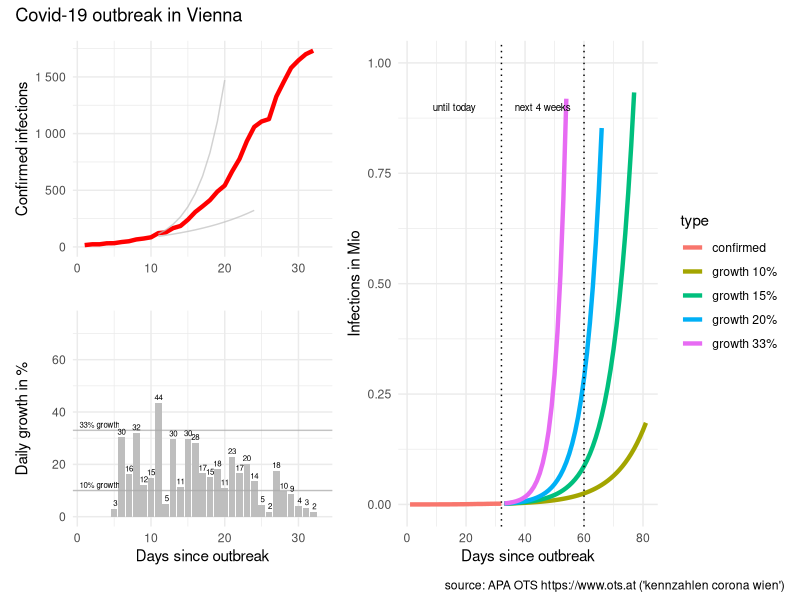
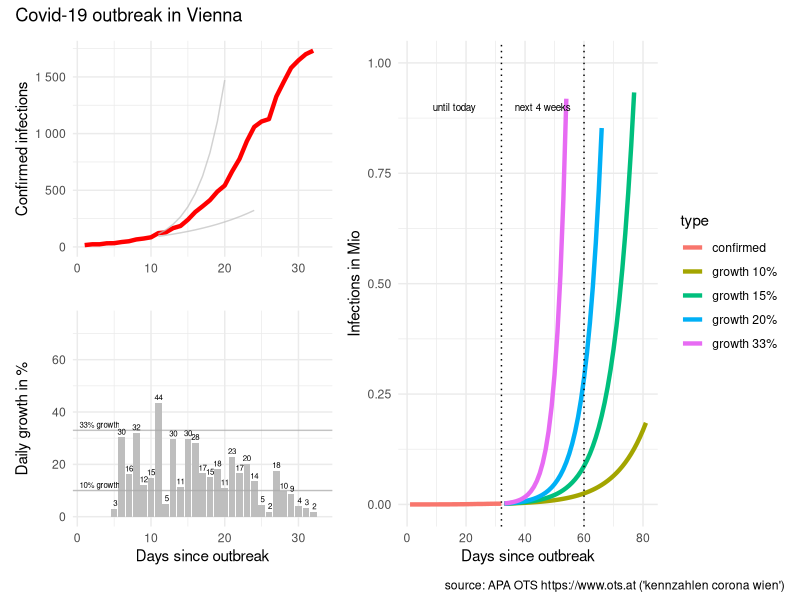

These figures' R source, in order:
# packages
library(tidyverse)
library(scales)
library(patchwork)

# reported infections
# source: APA OTS (https://www.ots.at)
# keywords: "kennzahlen corona wien"
infected <- c(
   16, #"2020-03-05"
   23, #"2020-03-06"
   23, #"2020-03-07"
   32, #"2020-03-08"
   33, #"2020-03-09"
   43, #"2020-03-10"
   50, #"2020-03-11"
   66, #"2020-03-12"
   74, #"2020-03-13"
   85, #"2020-03-14"
  122, #"2020-03-15"
  128, #"2020-03-16"
  166, #"2020-03-17"
  185, #"2020-03-18"
  240, #"2020-03-19"
  308, #"2020-03-20"
  359, #"2020-03-21"
  413, #"2020-03-22"
  488, #"2020-03-23"
  542, #"2020-03-24"
  666, #"2020-03-25"
  776, #"2020-03-26"
  933, #"2020-03-27"
 1059, #"2020-03-28"
 1107, #"2020-03-29"
 1128, #"2020-03-30"
 1327, #"2020-03-31"
 1456, #"2020-04-01"
 1580, #"2020-04-02"
 1646, #"2020-04-03"
 1701, #"2020-04-04"
 1732
)

# prepare data
data <- tibble(infected = infected)

data <- data %>% 
  mutate(type = "confirmed",
         day = row_number()) %>% 
  arrange(day) %>% 
  mutate(new_abs = infected - lag(infected),
         new_pct = new_abs / lag(infected) * 100)

# predict
predict_corona <- function(data, infection_rate, days)  {
  
  future <- seq(from = max(data$day) + 1, to = max(data$day)+days-1)
  infected_all <- NULL
  infected_act <- max(data$infected)
  infected_predict <- NULL
  for (i in seq_along(future))  {
    infected_act <- infected_act * infection_rate
    infected_all <- c(infected_all, infected_act)
  }
  
  data2 <- tibble(type = paste0("growth ", (infection_rate-1)*100,"%"),
                  day = future, 
                  infected = infected_all)
  data2
  
} # predict_corona

# predict for different growth
predict_days <- 50 #57

data_50 <- data %>% 
  predict_corona(infection_rate = 1.50, days = predict_days)

data_40 <- data %>% 
  predict_corona(infection_rate = 1.40, days = predict_days)

data_33 <- data %>% 
  predict_corona(infection_rate = 1.33, days = predict_days)

data_20 <- data %>% 
  predict_corona(infection_rate = 1.20, days = predict_days)

data_15 <- data %>% 
  predict_corona(infection_rate = 1.15, days = predict_days)

data_10 <- data %>% 
  predict_corona(infection_rate = 1.10, days = predict_days)

# combine dataset
data_plot <- data %>% 
  bind_rows(data_33, data_20, data_15, data_10)


# visualise data
# infected
last_day <- length(data$infected)
p0 <- data_plot %>% 
  mutate(infected_M = infected / 1000000) %>%
  ggplot(aes(day, infected_M, color = type)) + 
  geom_line(size = 1.5) +
  geom_vline(xintercept = c(last_day, last_day + 28), 
             linetype = "dotted") +
  ylim(0,1) +
  xlab("Days since outbreak") +
  ylab("Infections in Mio") + 
  #ggtitle("Covid-19 outbreak in Vienna") +
  theme_minimal()+
  annotate("text", last_day/2, 0.9, 
           label = "until today", size = 2.5) +
  annotate("text", last_day+14, 0.9, 
           label = "next 4 weeks", size = 2.5)

#############################################

# data for reference line 33% growth (Austria)
data_line_start <- tibble(
  day = 10,
  infected = 85
)

# predict 10%/33% growth (days since 50 cases)
data_line10 <- predict_corona(
  data_line_start,
  infection_rate = 1.10,
  days = 15)

data_line33 <- predict_corona(
  data_line_start,
  infection_rate = 1.33,
  days = 15)

# infected
p1 <- data %>% 
  mutate(infected_M = infected / 1000000) %>% 
  ggplot(aes(day, infected)) + 
  geom_line(size = 1.5, color = "red") +
  geom_line(data = data_line10, 
            aes(day,infected), color = "grey", alpha = 0.7) +
  geom_line(data = data_line33, 
            aes(day,infected), color = "grey", alpha = 0.7) +
  xlim(c(1,length(infected)+1)) +
  #ylim(0,max(infected)) +
  scale_y_continuous(labels=function(x) format(x, big.mark = " ", scientific = FALSE),
                     limits=c(0,max(infected)) ) +
  #  xlab("Days since outbreak") +
  xlab("") +
  ylab("Confirmed infections") + 
#  ggtitle("Covid-19 outbreak in Vienna") +
  theme_minimal()
  
# daily growth infected
p2 <- data %>% 
  filter(day >= 5) %>% 
  ggplot(aes(day, new_pct)) +
  geom_col(fill = "grey") +
  geom_hline(yintercept = 10, color = "darkgrey", alpha = 0.7) +
  geom_hline(yintercept = 33, color = "darkgrey", alpha = 0.7) +
  geom_text(aes(day, new_pct, 
                label = paste0(format(new_pct, digits=1))),
            size = 2, vjust = "bottom", nudge_y = 1) +
  xlim(c(1,length(infected)+1)) +
  ylim(c(0,75)) +
  xlab("Days since outbreak") +
  ylab("Daily growth in %") + 
#  ggtitle("Covid-19 outbreak in Vienna") +
  theme_minimal() +
  annotate("text", 3, 10+1, 
           label = "10% growth",
           size = 2,vjust = "bottom")  +
  annotate("text", 3, 33+1, 
           label = "33% growth",
           size = 2,vjust = "bottom") 
  

# combine plots
p <- ((p1 / p2) | p0) + plot_annotation('Covid-19 outbreak in Vienna',
                            caption = "source: APA OTS https://www.ots.at ('kennzahlen corona wien')")
# plot
p

# save plot
p %>% ggsave(filename = "covid-19-vienna.png", 
             device = "png",
             width = 7, height = 4)
